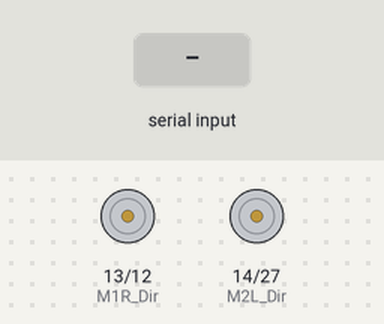
A sketch run on a simulated ESP32. Parts: direction and speed pins drawn as motors (green arrow = direction pin HIGH = forward, orange = LOW = backward, longer = more drive). The inputs (shaded band) are chosen by the test bench. Nothing arrives over Bluetooth unless stated; what the sketch prints to the serial monitor is not drawn.

Above: at 1.2 s.
1.3 s: "1" received over the second serial link
At 2.1 s:
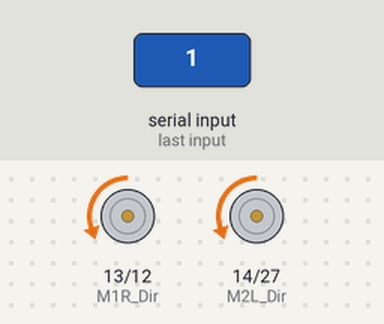
2.8 s: "2" received over the second serial link
At 3.2 s:
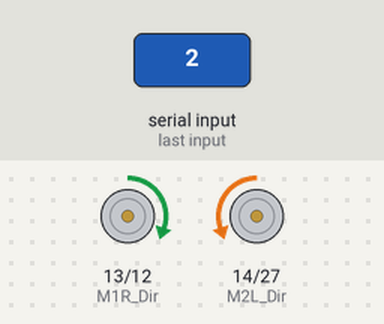
4.3 s: "0" received over the second serial link
At 5.5 s:
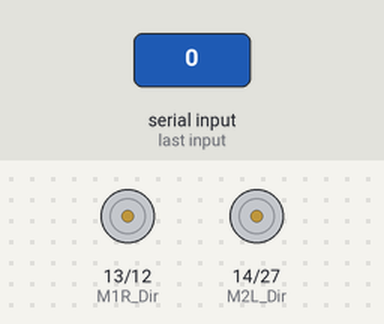
5.8 s: "3" received over the second serial link
At 6.7 s:
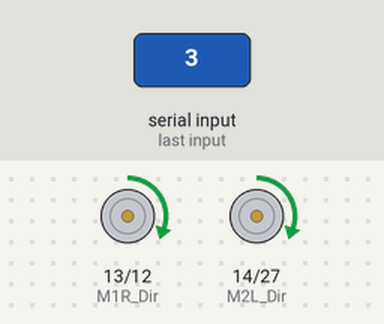
7.3 s: "4" received over the second serial link
At 7.9 s:
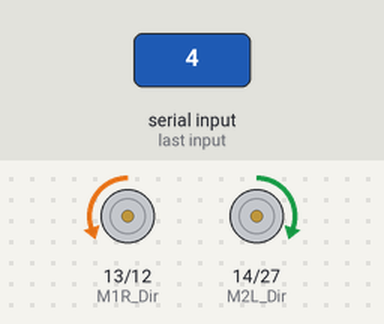
8.8 s: "0" received over the second serial link
At 10.2 s:
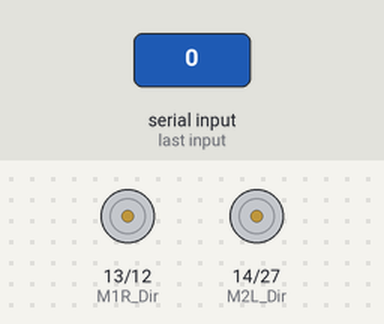
Timing chart, 0 to 11.3 s (numbered marks = the images above; inputs shaded):
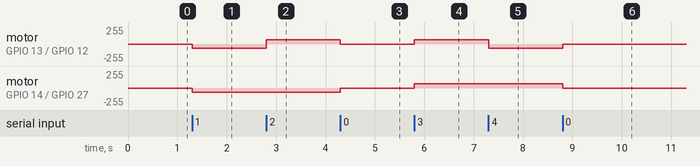

Measured:
- after the input at 1.3 s, motor on GPIO 13 (M1R_Dir) / GPIO 12 (M1R_PWM), motor on GPIO 14 (M2L_Dir) / GPIO 27 (M2L_PWM): stopped → backward 62/255 at once
- after the input at 2.8 s, motor on GPIO 13 (M1R_Dir) / GPIO 12 (M1R_PWM): backward 62/255 → forward 62/255 at once
- after the input at 4.3 s, motor on GPIO 13 (M1R_Dir) / GPIO 12 (M1R_PWM): forward 62/255 → stopped at once; motor on GPIO 14 (M2L_Dir) / GPIO 27 (M2L_PWM): backward 62/255 → stopped at once
- after the input at 5.8 s, motor on GPIO 13 (M1R_Dir) / GPIO 12 (M1R_PWM), motor on GPIO 14 (M2L_Dir) / GPIO 27 (M2L_PWM): stopped → forward 62/255 at once
- after the input at 7.3 s, motor on GPIO 13 (M1R_Dir) / GPIO 12 (M1R_PWM): forward 62/255 → backward 62/255 at once
- after the input at 8.8 s, motor on GPIO 13 (M1R_Dir) / GPIO 12 (M1R_PWM): backward 62/255 → stopped at once; motor on GPIO 14 (M2L_Dir) / GPIO 27 (M2L_PWM): forward 62/255 → stopped at once

The sketch:

PruebaCytronBT.ino
```cpp
#include "BluetoothSerial.h"

#if !defined(CONFIG_BT_ENABLED) || !defined(CONFIG_BLUEDROID_ENABLED)
#error Bluetooth is not enabled! Please run `make menuconfig` to and enable it
#endif

#define M1R_Dir 13
#define M1R_PWM 12
#define M2L_Dir 14
#define M2L_PWM 27

BluetoothSerial SerialBT;

//-----------------variables-----------------

// Configurando los parámetros de PWM
const int freq = 500;
const int channel_M1R = 0;
const int channel_M2L = 1;
const int resolution = 12;

char dato;
int factor = 2;
int vel_pwm = 500;

void setup() {
  // Realizando la configuración de los pines a ocupar
  pinMode(M1R_PWM, OUTPUT);
  pinMode(M1R_Dir, OUTPUT);

  pinMode(M2L_PWM, OUTPUT);
  pinMode(M2L_Dir, OUTPUT);

  ledcSetup(channel_M1R, freq, resolution);
  ledcSetup(channel_M2L, freq, resolution);

  ledcAttachPin(M1R_PWM, channel_M1R);
  ledcAttachPin(M2L_PWM, channel_M2L);

  Serial.begin(115200);
  SerialBT.begin("Robot_Playa"); //Bluetooth device name
}


//-----------------loop----------------
void loop() {
  if (SerialBT.available()) {
    dato = SerialBT.read();

    if (dato == '0'){
      Stop();
    }

    if (dato == '1'){
      Forward();
    }

    if (dato == '2'){
      Right();
    }

    if (dato == '3'){
      Backward();
    }

    if (dato == '4'){
      Left();
    }

    if (dato == '5'){
      factor++;
      if (factor == 9){
        factor = 8;
      }

    }

    if (dato == '6'){
      factor--;
      if (factor == 1){
        factor = 2;
      }
    }
  }
  Serial.println(factor);
}


//------------------Funciones----------------

void Forward(){
  ledcWrite(channel_M1R, factor*vel_pwm);
  ledcWrite(channel_M2L, factor*vel_pwm);
  digitalWrite(M1R_Dir,LOW);
  digitalWrite(M2L_Dir,LOW);

  Serial.println("Forward");
}

void Backward(){
  ledcWrite(channel_M1R, factor*vel_pwm);
  ledcWrite(channel_M2L, factor*vel_pwm);
  digitalWrite(M1R_Dir,HIGH);
  digitalWrite(M2L_Dir,HIGH);

  Serial.println("Backward");
}

void Stop(){
  ledcWrite(channel_M1R, 0*vel_pwm);
  ledcWrite(channel_M2L, 0*vel_pwm);

  Serial.println("Stop");
}

void Right(){
  ledcWrite(channel_M1R, factor*vel_pwm);
  ledcWrite(channel_M2L, factor*vel_pwm);
  digitalWrite(M1R_Dir,HIGH);
  digitalWrite(M2L_Dir,LOW);

  Serial.println("Right");
}

void Left(){
  ledcWrite(channel_M1R, factor*vel_pwm);
  ledcWrite(channel_M2L, factor*vel_pwm);
  digitalWrite(M1R_Dir,LOW);
  digitalWrite(M2L_Dir,HIGH);

  Serial.println("Left");
}
```
